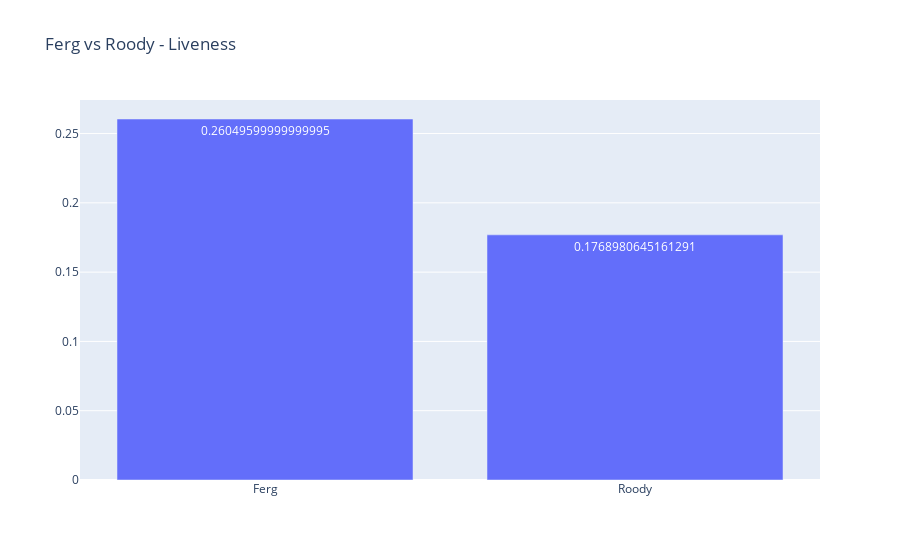

The code cell stored with this chart in its notebook:
### Code cell
ferg_liveness = fergie['liveness'].mean()
rr_liveness = roddy_rich['liveness'].mean()
arts = ['Ferg', 'Roody']
fig = go.Figure([go.Bar(x=arts, y=[ferg_liveness,rr_liveness],
                       text=[ferg_liveness,rr_liveness], textposition='auto')])
fig.update_layout(title_text=f'{arts[0]} vs {arts[1]} - Liveness')
fig.show()

### Figure 1 — Plotly figure (JSON) as saved in the notebook; plotly's stock layout.template omitted (floating-point values rounded to 4 significant figures)
{"data": [{"text": ["0.26049599999999995", "0.1768980645161291"], "textposition": "auto", "type": "bar", "x": ["Ferg", "Roody"], "y": [0.2605, 0.1769]}], "layout": {"title": {"text": "Ferg vs Roody - Liveness"}}}
